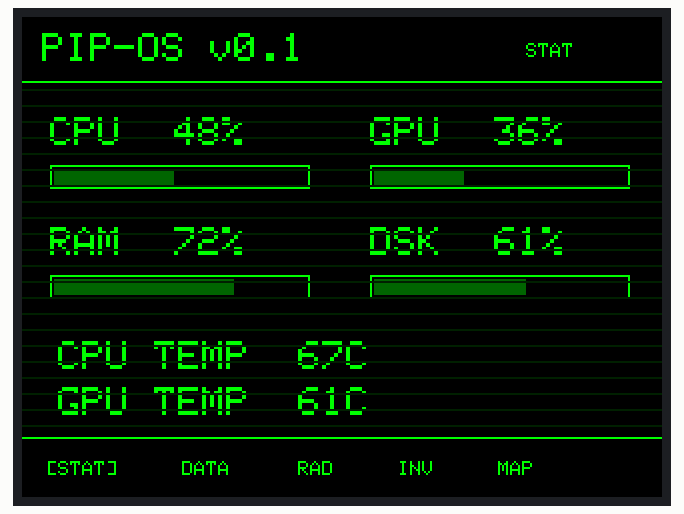
The program below on a simulated ESP32. Parts: 320×240 colour display.

Above: at 0.3 s.

The program:

main.cpp
```cpp
#include <Arduino.h>
#include <TFT_eSPI.h>

TFT_eSPI tft = TFT_eSPI();

#define PIP_GREEN 0x07E0
#define PIP_DARK  0x0000
#define PIP_DIM   0x0320

void drawHeader() {
  tft.setTextColor(PIP_GREEN, PIP_DARK);
  tft.setTextSize(2);
  tft.setCursor(10, 8);
  tft.print("PIP-OS v0.1");

  tft.setTextSize(1);
  tft.setCursor(252, 13);
  tft.print("STAT");

  tft.drawLine(0, 32, 320, 32, PIP_GREEN);
}

void drawBar(int x, int y, int w, int h, int value) {
  tft.drawRect(x, y, w, h, PIP_GREEN);
  int fill = map(value, 0, 100, 0, w - 4);
  tft.fillRect(x + 2, y + 2, fill, h - 4, PIP_DIM);
}

void drawMetric(const char* label, int value, int x, int y) {
  tft.setTextColor(PIP_GREEN, PIP_DARK);
  tft.setTextSize(2);
  tft.setCursor(x, y);
  tft.print(label);

  tft.setCursor(x + 62, y);
  tft.print(value);
  tft.print("%");

  drawBar(x, y + 24, 130, 12, value);
}

void drawTabs() {
  tft.drawLine(0, 210, 320, 210, PIP_GREEN);

  tft.setTextSize(1);
  tft.setCursor(12, 222);
  tft.print("[STAT]");

  tft.setCursor(80, 222);
  tft.print("DATA");

  tft.setCursor(138, 222);
  tft.print("RAD");

  tft.setCursor(188, 222);
  tft.print("INV");

  tft.setCursor(238, 222);
  tft.print("MAP");
}

void drawScanlines() {
  for (int y = 36; y < 210; y += 8) {
    tft.drawFastHLine(0, y, 320, 0x0100);
  }
}

void drawStatPage() {
  tft.fillScreen(PIP_DARK);

  drawHeader();

  drawMetric("CPU", 48, 14, 50);
  drawMetric("GPU", 36, 174, 50);
  drawMetric("RAM", 72, 14, 105);
  drawMetric("DSK", 61, 174, 105);

  tft.setTextSize(2);
  tft.setCursor(18, 162);
  tft.print("CPU TEMP  67C");

  tft.setCursor(18, 185);
  tft.print("GPU TEMP  61C");

  drawTabs();
  drawScanlines();
}

void setup() {
  pinMode(27, OUTPUT);
  digitalWrite(27, HIGH);

  tft.init();
  tft.setRotation(1);
  drawStatPage();
}

void loop() {
}
```
